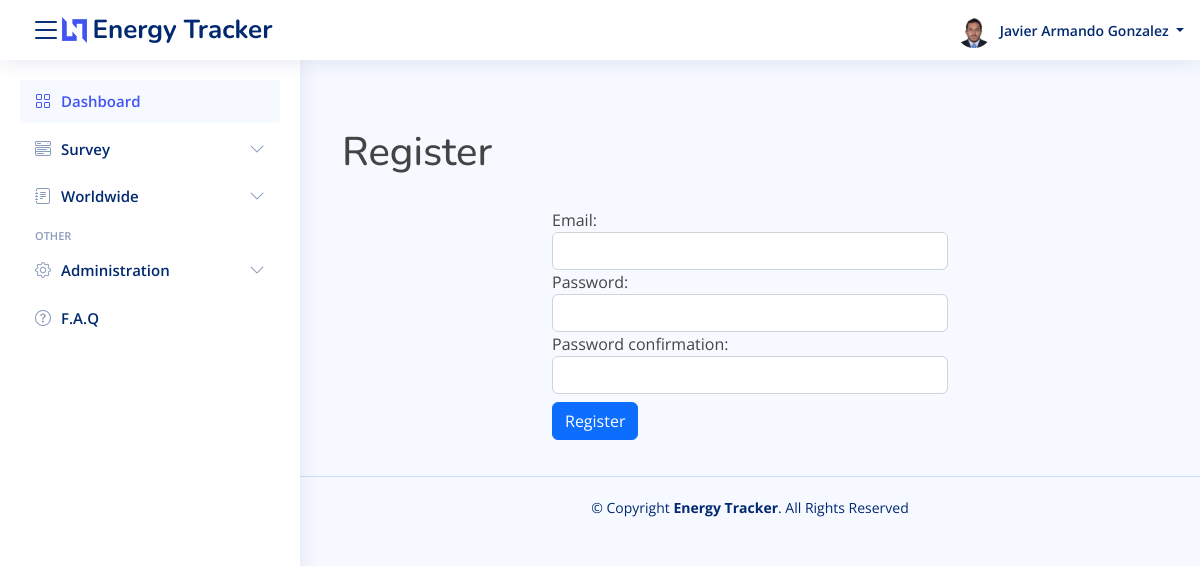
The page /users/register/ (signed in) on the database its author committed.
### users/models.py (models this page shows, shortened)
class User(AbstractUser):
    username = None
    name = models.CharField(max_length = 100)
    email = models.EmailField(max_length = 254, unique=True)
    country = models.ForeignKey(Country, on_delete=models.CASCADE, null = True)
    USERNAME_FIELD = 'email'
    REQUIRED_FIELDS = []
    objects = CustomUserManager()
    profile_image = models.ImageField(upload_to="./energy_tracker/static/assets/img/profile/",null = True, default = None, blank=True)

### users/views.py (the view)
# urls.py: path('register/', views.register, name='register'),
@cache_control(no_cache=True, must_revalidate=True, no_store=True)
def register(request):
    if request.method == 'POST':
        form = CustomUserCreationForm(request.POST)
        if form.is_valid():
            form.save()
            username = form.cleaned_data.get('email')
            password = form.cleaned_data.get('password1')
            user = authenticate(email=username, password=password)
            login(request, user)
            messages.success(request, 'You have been registered sucessfully, now update your profile')
            return redirect('user_profile')
    else:
        form = CustomUserCreationForm()
    return render(request, 'register.html', {'form': form})

### users/forms.py
class CustomUserCreationForm(UserCreationForm):
    class Meta(UserCreationForm):
        model = User
        fields = ('email',)

### users/templates/register.html (shortened to what this page needs)
{% extends "base.html" %}
{% block page_content %}
<section>
  <div class="container">
    <div class="row">
      <div class="col-md-12 col-centered">
        <h1 class="mt-5 mb-3">Register</h1>
      </div>
    </div>
    <div class="row">
      <div class="col-md-6 offset-md-3 mt-3">
        <form method="post" action="{% url 'register' %}">
          {% csrf_token %} {% for field in form %}
          <div class="form-group">
            {{ field.label_tag }}
            <input
              type="{% if 'password' in field.label_tag %}password{% else %}text{% endif %}"
              name="{{ field.html_name }}"
              class="form-control"
              maxlength="{% if 'username' in field.label_tag %}150{% endif %}"
              id="{{ field.id_for_label }}"
              required
            />
          </div>
           {% endfor %}
          <button type="submit" class="btn btn-primary mt-2">Register</button>
        </form>
      </div>
    </div>
  </div>
</section>
{% endblock %}

### energy_tracker/templates/base.html (shortened to what this page needs)
{% load static %}
<link href="{% static 'assets/vendor/bootstrap/css/bootstrap.min.css' %}" rel="stylesheet">
<link href="{% static 'assets/vendor/bootstrap-icons/bootstrap-icons.css' %}" rel="stylesheet">
<link href="{% static 'assets/vendor/boxicons/css/boxicons.min.css' %}" rel="stylesheet">
<link href="{% static 'assets/vendor/quill/quill.snow.css' %}" rel="stylesheet">
<link href="{% static 'assets/vendor/quill/quill.bubble.css' %}" rel="stylesheet">
<link href="{% static 'assets/vendor/remixicon/remixicon.css' %}" rel="stylesheet">
<link href="{% static 'assets/vendor/simple-datatables/style.css' %}" rel="stylesheet">
<link href="{% static 'assets/css/style.css' %} " rel="stylesheet">
<header id="header" class="header fixed-top d-flex align-items-center">
    <div class="d-flex align-items-center justify-content-between">
      <i class="bi bi-list toggle-sidebar-btn"></i>
      <a href="{% url 'dashboard_index' %}" class="logo d-flex align-items-center">
        <img src="{% static 'assets/img/logo.png' %}"  alt="">
        <span class="d-none d-lg-block">Energy Tracker</span>
      </a>
    </div>
    <nav class="header-nav ms-auto">
      <ul class="d-flex align-items-center">
        {% if user.is_authenticated %}
        <li class="nav-item dropdown pe-3">
          <a class="nav-link nav-profile d-flex align-items-center pe-0" href="#" data-bs-toggle="dropdown">
            <img src="{{ user.profile_image|cut:'energy_tracker' }}" alt="Profile" class="rounded-circle">
            <span class="d-none d-md-block dropdown-toggle ps-2">
                {{user.name}}
            </span>
          </a>
        </li>
        {% endif %}
      </ul>
    </nav>
  </header>
  <aside id="sidebar" class="sidebar">
    <ul class="sidebar-nav" id="sidebar-nav">
      <li class="nav-item">
        <a class="nav-link " href="{% url 'dashboard_index' %}">
          <i class="bi bi-grid"></i>
          <span>Dashboard</span>
        </a>
      </li>
      <li class="nav-item">
        <a class="nav-link collapsed" data-bs-target="#components-nav" data-bs-toggle="collapse" href="#">
          <i class="bi bi-menu-button-wide"></i><span>Survey</span><i class="bi bi-chevron-down ms-auto"></i>
        </a>
      </li>
      <li class="nav-item">
        <a class="nav-link collapsed" data-bs-target="#forms-nav" data-bs-toggle="collapse" href="#">
          <i class="bi bi-journal-text"></i><span>Worldwide</span><i class="bi bi-chevron-down ms-auto"></i>
        </a>
          </li>
        </ul>
      <li class="nav-heading">Other</li>
      <li class="nav-item">
        <a class="nav-link collapsed" data-bs-target="#admin-nav" data-bs-toggle="collapse" href="#">
          <i class="bi bi-gear"></i>
          <span>Administration</span>
          <i class="bi bi-chevron-down ms-auto"></i>
        </a>
      </li>
      <li class="nav-item">
        <a class="nav-link collapsed" href="{% url 'notFound_index' %}">
          <i class="bi bi-question-circle"></i>
          <span>F.A.Q</span>
        </a>
      </li>
  </aside>
  <main id="main" class="main">
  {% block page_content %}{% endblock %}
  </main>
  <footer id="footer" class="footer">
    <div class="copyright">
      &copy; Copyright <strong><span>Energy Tracker</span></strong>. All Rights Reserved
    </div>
  </footer>

### energy_tracker/static/assets/css/style.css (style rules this page uses)
a { color: #4154f1; text-decoration: none; }
h1, h2, h3, h4, h5, h6 { font-family: "Nunito", sans-serif; }
#main { margin-top: 60px; padding: 20px 30px; transition: all 0.3s; }
.logo { line-height: 1; }
@media (min-width: 1200px) { .logo { width: 280px; } }
.logo img { max-height: 26px; margin-right: 6px; }
.logo span { font-size: 26px; font-weight: 700; color: #012970; font-family: "Nunito", sans-serif; }
.header { transition: all 0.5s; z-index: 997; height: 60px; box-shadow: 0px 2px 20px rgba(1, 41, 112, 0.1); background-color: #fff; padding-left: 20px; }
.header .toggle-sidebar-btn { font-size: 32px; padding-left: 10px; cursor: pointer; color: #012970; }
.header-nav ul { list-style: none; }
.header-nav>ul { margin: 0; padding: 0; }
.header-nav .nav-profile { color: #012970; }
.header-nav .nav-profile img { max-height: 36px; }
.header-nav .nav-profile span { font-size: 14px; font-weight: 600; }
.sidebar { position: fixed; top: 60px; left: 0; bottom: 0; width: 300px; z-index: 996; transition: all 0.3s; padding: 20px; overflow-y: auto; scrollbar-width: thin; scrollbar-color: #aab7cf transparent; box-shadow: 0px 0px 20px rgba(1, 41, 112, 0.1); background-color: #fff; }
@media (min-width: 1200px) { #main, #footer { margin-left: 300px; } }
.sidebar-nav { padding: 0; margin: 0; list-style: none; }
.sidebar-nav li { padding: 0; margin: 0; list-style: none; }
.sidebar-nav .nav-item { margin-bottom: 5px; }
.sidebar-nav .nav-heading { font-size: 11px; text-transform: uppercase; color: #899bbd; font-weight: 600; margin: 10px 0 5px 15px; }
.sidebar-nav .nav-link { display: flex; align-items: center; font-size: 15px; font-weight: 600; color: #4154f1; transition: 0.3; background: #f6f9ff; padding: 10px 15px; border-radius: 4px; }
.sidebar-nav .nav-link i { font-size: 16px; margin-right: 10px; color: #4154f1; }
.sidebar-nav .nav-link.collapsed { color: #012970; background: #fff; }
.sidebar-nav .nav-link.collapsed i { color: #899bbd; }
.sidebar-nav .nav-link .bi-chevron-down { margin-right: 0; transition: transform 0.2s ease-in-out; }
.footer { padding: 20px 0; font-size: 14px; transition: all 0.3s; border-top: 1px solid #cddfff; }
.footer .copyright { text-align: center; color: #012970; }

### rows shown on the page
User: profile_image (picture), name "Javier Armando Gonzalez"

### other values the page prints
{{ field.label_tag }} "Email:" "Password:" "Password confirmation:"
